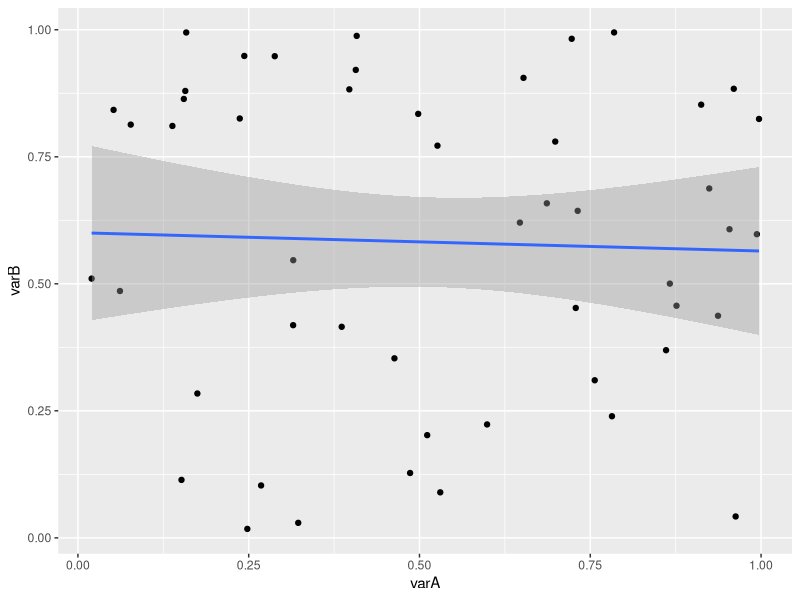
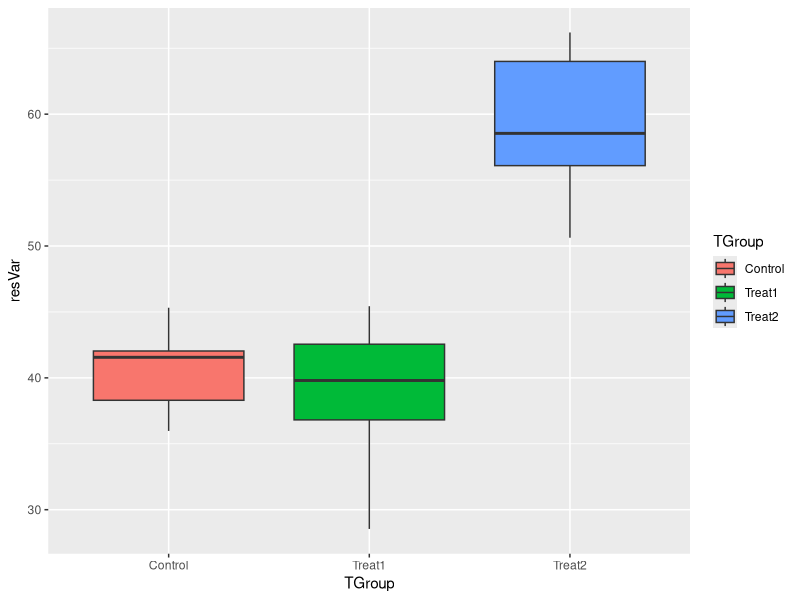

Recreate these plots in R, in order.
# Experimental Designs
# 29 Feb 2024 
# RKH

library(tidyverse)

# Data Frame construction for Regression Data
n = 50  # number of observations (rows)

varA <- runif(n) # random uniform values (independent)
varB <- runif(n) # a second random column (dependent)
varC <- 5.5 + varA*10 # a noisy linear relationship with varA
ID <- seq_len(n) # creates a sequence from 1:n (if n > 0!)
regData <- data.frame(ID,varA,varB,varC)
head(regData)
str(regData)

# Basic Regression analysis in R
# model
regModel <- lm(varB~varA,data=regData)

# model output
regModel # printed output is sparse
str(regModel) # complicated, but has "coefficients"
head(regModel$residuals) # contains residuals

# 'summary' of model has elements
summary(regModel) # 
summary(regModel)$coefficients
str(summary(regModel))

# best to examine entire matrix of coefficients:
summary(regModel)$coefficients[] #shows all

# can pull results from this, but a little wordy
summary(regModel)$coefficients[1,4]   #p value for intercept
summary(regModel)$coefficients["(Intercept)","Pr(>|t|)"] # uggh


# alternatively unfurl this into a 1D atomic vector with names
z <- unlist(summary(regModel))
str(z)
z
z$coefficients7

# grab what we need and put into a tidy  list

regSum <- list(intercept=z$coefficients1,
               slope=z$coefficients2,
               interceptP=z$coefficients7,
               slopeP=z$coefficients8,
               r2=z$r.squared)

# much easier to query and use
print(regSum)
regSum$r2
regSum[[5]]

# Basic ggplot of regression model
regPlot <- ggplot(data=regData,aes(x=varA,y=varB)) +
  geom_point() +
  stat_smooth(method=lm,se=0.99) # default se=0.95 
print(regPlot)
# ggsave(filename="Plot1.pdf",plot=regPlot,device="pdf")

# Data frame construction for one-way ANOVA
nGroup <- 3 # number of treatment groups
nName <- c("Control","Treat1", "Treat2") # names of groups
nSize <- c(12,17,9) # number of observations in each group
nMean <- c(40,41,60) # mean of each group
nSD <- c(5,5,5) # standardd deviation of each group

ID <- 1:(sum(nSize)) # id vector for each row
resVar <- c(rnorm(n=nSize[1],mean=nMean[1],sd=nSD[1]),
            rnorm(n=nSize[2],mean=nMean[2],sd=nSD[2]),
            rnorm(n=nSize[3],mean=nMean[3],sd=nSD[3]))
TGroup <- rep(nName,nSize)
ANOdata <- data.frame(ID,TGroup,resVar)
str(ANOdata)

# Basic ANOVA in R
ANOmodel <- aov(resVar~TGroup,data=ANOdata)
print(ANOmodel)
print(summary(ANOmodel))
z <- summary(ANOmodel)
str(z)
aggregate(resVar~TGroup,data=ANOdata,FUN=mean)
unlist(z)
unlist(z)[7]
ANOsum <- list(Fval=unlist(z)[7],probF=unlist(z)[9])
ANOsum

# Basic ggplot of ANOVA data
ANOPlot <- ggplot(data=ANOdata,aes(x=TGroup,y=resVar,fill=TGroup)) +
  geom_boxplot()
print(ANOPlot)
# ggsave(filename="Plot2.pdf",plot=ANOPlot,device="pdf")

# Data frame construction for logistic regression
xVar <- sort(rgamma(n=200,shape=5,scale=5))
yVar <- sample(rep(c(1,0),each=100),prob=seq_len(200))
lRegData <- data.frame(xVar,yVar)

# Logistic regression analysis in R
lRegModel <- glm(yVar ~ xVar,
                 data=lRegData,
                 family=binomial(link=logit))
summary(lRegModel)
summary(lRegModel)$coefficients
